Frame 1 (no input): blank canvas, image omitted
Frame 60 (the mouse pressed at the canvas centre just before this capture): blank canvas, image omitted
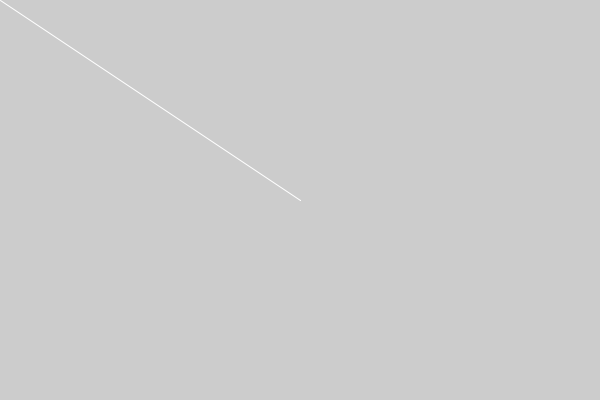
Frame 120 (the mouse held since frame 60 and released just before this capture)

The Processing sketch whose frames 1 and 60 were blank and that drew this single picture after the mouse press (run headless with seeded random() and noise(); from frame 60 on, the mouse is pressed at the canvas centre):

// Processing sketch: DrawLinesTest
// ── DrawLinesTest.pde
void setup() {
  size(600, 400);
  //background(102);
}

void draw() {
  stroke(255);
  if (mousePressed == true) {
    line(mouseX, mouseY, pmouseX, pmouseY);
  }
}
